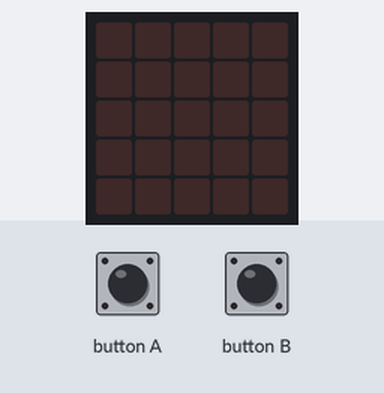
Bench run of a program on a simulated BBC micro:bit (MakeCode). Parts: the board's 5×5 LED display. Inputs (shaded band) come from the test bench. Random numbers come from a fixed seed.

Above: at 1.2 s.
1.3 s: button A pressed for 0.15 s
At 2.6 s:
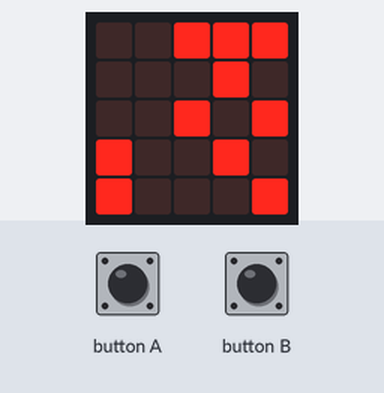
2.9 s: button B pressed for 0.15 s
At 3.9 s:
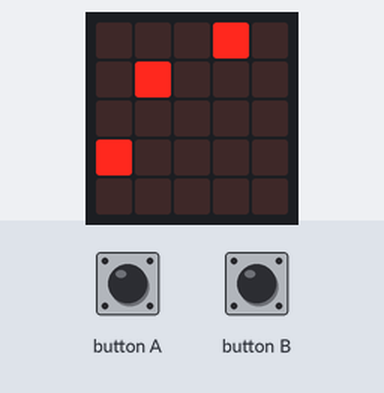
4.5 s: button A pressed for 0.15 s
At 5.1 s:
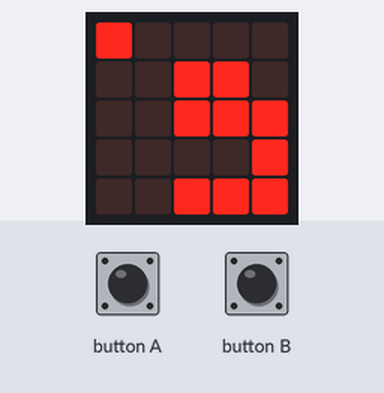
6.1 s: button B pressed for 0.15 s
At 7.4 s:
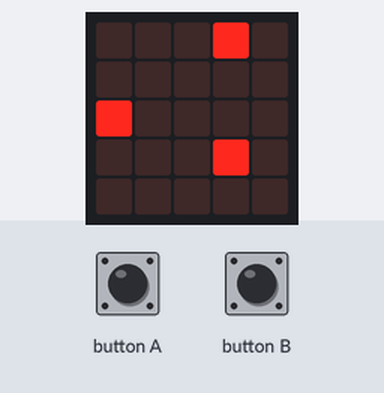
7.7 s: button A pressed for 0.15 s
At 8.8 s:
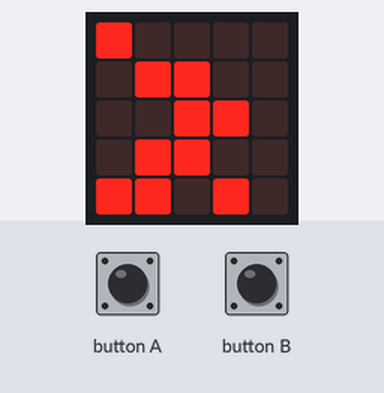
9.3 s: button B pressed for 0.15 s
At 10.0 s:
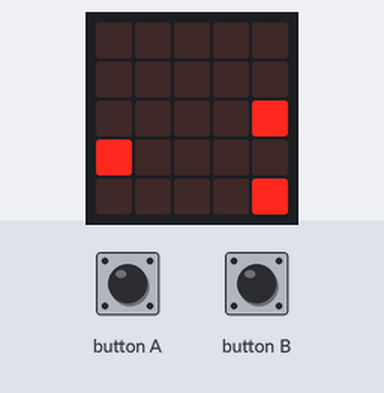
Timing chart, 0 to 11.9 s (numbered marks = the images above; inputs shaded):
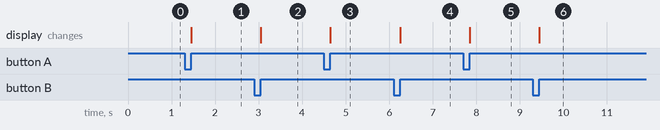

Measured:
- after the input at 1.3 s, the display: changes after 0.15 s (image 1)
- after the input at 2.9 s, the display: changes after 0.15 s (image 2)
- after the input at 4.5 s, the display: changes after 0.15 s (image 3)
- after the input at 6.1 s, the display: changes after 0.15 s (image 4)
- after the input at 7.7 s, the display: changes after 0.15 s (image 5)
- after the input at 9.3 s, the display: changes after 0.15 s (image 6)

The program:

main.ts
```typescript
let x = 0
let y = 0
let list: number[] = []
let n = 0
let a = 0
// 藉由陣列的特性，產生不重複的隨機數
function 燈數 (num: number) {
    if (num % 5 == 0) {
        x = 4
        y = Math.floor(num / 5) - 1
    } else {
        x = num % 5 - 1
        y = Math.floor(num / 5)
    }
    led.plot(x, y)
}
// 每按一下就會亮10顆燈
input.onButtonPressed(Button.A, function () {
    basic.clearScreen()
    list = []
    for (let index = 0; index < 25; index++) {
        list.push(0)
    }
    n = 0
    while (n < 10) {
        a = randint(0, 24)
        if (list[a] == 0) {
            list[a] = 1
            n += 1
            燈數(a + 1)
        }
    }
})
// 每按一下就會亮3顆燈
input.onButtonPressed(Button.B, function () {
    basic.clearScreen()
    list = []
    for (let index = 0; index < 25; index++) {
        list.push(0)
    }
    n = 0
    while (n < 3) {
        a = randint(0, 24)
        if (list[a] == 0) {
            list[a] = 1
            n += 1
            燈數(a + 1)
        }
    }
})
```

test.ts
```typescript
// 在這裡測試；當此封包作為擴充功能時，將不會編譯此內容。
```
